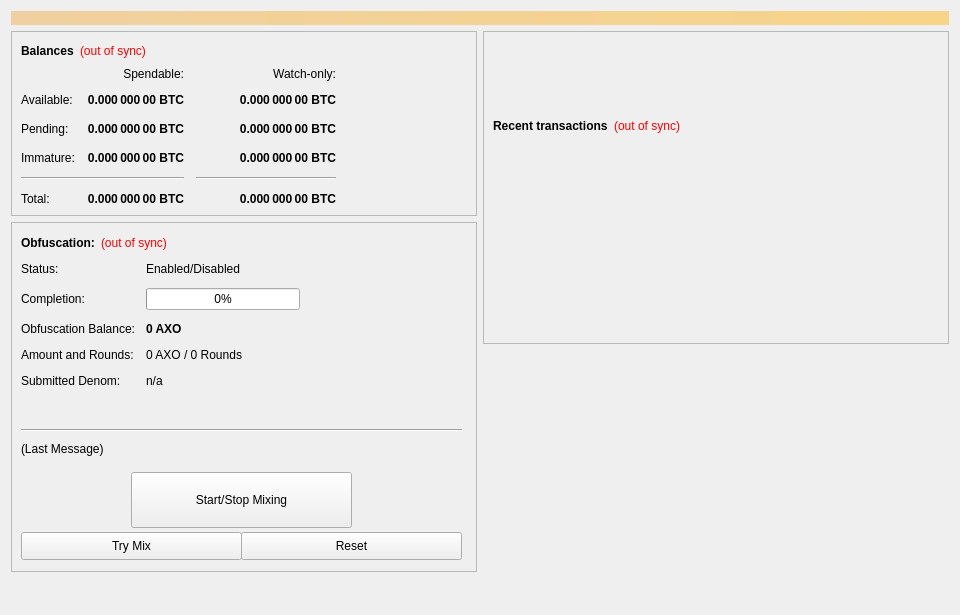
<?xml version="1.0" encoding="UTF-8"?>
<ui version="4.0">
 <class>OverviewPage</class>
 <widget class="QWidget" name="OverviewPage">
  <property name="geometry">
   <rect>
    <x>0</x>
    <y>0</y>
    <width>960</width>
    <height>615</height>
   </rect>
  </property>
  <property name="minimumSize">
   <size>
    <width>960</width>
    <height>0</height>
   </size>
  </property>
  <property name="windowTitle">
   <string>Form</string>
  </property>
  <layout class="QVBoxLayout" name="topLayout">
   <item>
    <widget class="QLabel" name="labelAlerts">
     <property name="visible">
      <bool>false</bool>
     </property>
     <property name="styleSheet">
      <string notr="true">background-color: qlineargradient(x1: 0, y1: 0, x2: 1, y2: 0, stop:0 #F0D0A0, stop:1 #F8D488); color:#000000;</string>
     </property>
     <property name="wordWrap">
      <bool>true</bool>
     </property>
     <property name="margin">
      <number>3</number>
     </property>
    </widget>
   </item>
   <item>
    <layout class="QHBoxLayout" name="horizontalLayout" stretch="1,1">
     <item>
      <layout class="QVBoxLayout" name="verticalLayout_2">
       <item>
        <widget class="QFrame" name="frame">
         <property name="frameShape">
          <enum>QFrame::StyledPanel</enum>
         </property>
         <property name="frameShadow">
          <enum>QFrame::Raised</enum>
         </property>
         <layout class="QVBoxLayout" name="verticalLayout_4">
          <item>
           <layout class="QHBoxLayout" name="horizontalLayout_4">
            <item>
             <widget class="QLabel" name="label_5">
              <property name="font">
               <font>
                <weight>75</weight>
                <bold>true</bold>
               </font>
              </property>
              <property name="text">
               <string>Balances</string>
              </property>
             </widget>
            </item>
            <item>
             <widget class="QLabel" name="labelWalletStatus">
              <property name="cursor">
               <cursorShape>WhatsThisCursor</cursorShape>
              </property>
              <property name="toolTip">
               <string>The displayed information may be out of date. Your wallet automatically synchronizes with the Axo network after a connection is established, but this process has not completed yet.</string>
              </property>
              <property name="styleSheet">
               <string notr="true">QLabel { color: red; }</string>
              </property>
              <property name="text">
               <string notr="true">(out of sync)</string>
              </property>
              <property name="alignment">
               <set>Qt::AlignLeading|Qt::AlignLeft|Qt::AlignVCenter</set>
              </property>
             </widget>
            </item>
            <item>
             <spacer name="horizontalSpacer_3">
              <property name="orientation">
               <enum>Qt::Horizontal</enum>
              </property>
              <property name="sizeHint" stdset="0">
               <size>
                <width>40</width>
                <height>20</height>
               </size>
              </property>
             </spacer>
            </item>
           </layout>
          </item>
          <item>
           <layout class="QGridLayout" name="gridLayout">
            <property name="spacing">
             <number>12</number>
            </property>
            <item row="2" column="2">
             <widget class="QLabel" name="labelWatchPending">
              <property name="font">
               <font>
                <weight>75</weight>
                <bold>true</bold>
               </font>
              </property>
              <property name="cursor">
               <cursorShape>IBeamCursor</cursorShape>
              </property>
              <property name="toolTip">
               <string>Unconfirmed transactions to watch-only addresses</string>
              </property>
              <property name="text">
               <string notr="true">0.000 000 00 BTC</string>
              </property>
              <property name="alignment">
               <set>Qt::AlignRight|Qt::AlignTrailing|Qt::AlignVCenter</set>
              </property>
              <property name="textInteractionFlags">
               <set>Qt::LinksAccessibleByMouse|Qt::TextSelectableByKeyboard|Qt::TextSelectableByMouse</set>
              </property>
             </widget>
            </item>
            <item row="2" column="1">
             <widget class="QLabel" name="labelUnconfirmed">
              <property name="font">
               <font>
                <weight>75</weight>
                <bold>true</bold>
               </font>
              </property>
              <property name="cursor">
               <cursorShape>IBeamCursor</cursorShape>
              </property>
              <property name="toolTip">
               <string>Total of transactions that have yet to be confirmed, and do not yet count toward the spendable balance</string>
              </property>
              <property name="text">
               <string notr="true">0.000 000 00 BTC</string>
              </property>
              <property name="alignment">
               <set>Qt::AlignRight|Qt::AlignTrailing|Qt::AlignVCenter</set>
              </property>
              <property name="textInteractionFlags">
               <set>Qt::LinksAccessibleByMouse|Qt::TextSelectableByKeyboard|Qt::TextSelectableByMouse</set>
              </property>
             </widget>
            </item>
            <item row="3" column="2">
             <widget class="QLabel" name="labelWatchImmature">
              <property name="font">
               <font>
                <weight>75</weight>
                <bold>true</bold>
               </font>
              </property>
              <property name="cursor">
               <cursorShape>IBeamCursor</cursorShape>
              </property>
              <property name="toolTip">
               <string>Staked or masternode rewards in watch-only addresses that has not yet matured</string>
              </property>
              <property name="text">
               <string notr="true">0.000 000 00 BTC</string>
              </property>
              <property name="alignment">
               <set>Qt::AlignRight|Qt::AlignTrailing|Qt::AlignVCenter</set>
              </property>
              <property name="textInteractionFlags">
               <set>Qt::LinksAccessibleByMouse|Qt::TextSelectableByKeyboard|Qt::TextSelectableByMouse</set>
              </property>
             </widget>
            </item>
            <item row="4" column="0" colspan="2">
             <widget class="Line" name="lineSpendableBalance">
              <property name="orientation">
               <enum>Qt::Horizontal</enum>
              </property>
             </widget>
            </item>
            <item row="4" column="2">
             <widget class="Line" name="lineWatchBalance">
              <property name="sizePolicy">
               <sizepolicy hsizetype="Preferred" vsizetype="Fixed">
                <horstretch>0</horstretch>
                <verstretch>0</verstretch>
               </sizepolicy>
              </property>
              <property name="minimumSize">
               <size>
                <width>140</width>
                <height>0</height>
               </size>
              </property>
              <property name="orientation">
               <enum>Qt::Horizontal</enum>
              </property>
             </widget>
            </item>
            <item row="5" column="0">
             <widget class="QLabel" name="labelTotalText">
              <property name="text">
               <string>Total:</string>
              </property>
             </widget>
            </item>
            <item row="3" column="1">
             <widget class="QLabel" name="labelImmature">
              <property name="font">
               <font>
                <weight>75</weight>
                <bold>true</bold>
               </font>
              </property>
              <property name="cursor">
               <cursorShape>IBeamCursor</cursorShape>
              </property>
              <property name="toolTip">
               <string>Staked or masternode rewards that has not yet matured</string>
              </property>
              <property name="text">
               <string notr="true">0.000 000 00 BTC</string>
              </property>
              <property name="alignment">
               <set>Qt::AlignRight|Qt::AlignTrailing|Qt::AlignVCenter</set>
              </property>
              <property name="textInteractionFlags">
               <set>Qt::LinksAccessibleByMouse|Qt::TextSelectableByKeyboard|Qt::TextSelectableByMouse</set>
              </property>
             </widget>
            </item>
            <item row="2" column="3">
             <spacer name="horizontalSpacer_2">
              <property name="orientation">
               <enum>Qt::Horizontal</enum>
              </property>
              <property name="sizeHint" stdset="0">
               <size>
                <width>40</width>
                <height>20</height>
               </size>
              </property>
             </spacer>
            </item>
            <item row="3" column="0">
             <widget class="QLabel" name="labelImmatureText">
              <property name="text">
               <string>Immature:</string>
              </property>
             </widget>
            </item>
            <item row="5" column="1">
             <widget class="QLabel" name="labelTotal">
              <property name="font">
               <font>
                <weight>75</weight>
                <bold>true</bold>
               </font>
              </property>
              <property name="cursor">
               <cursorShape>IBeamCursor</cursorShape>
              </property>
              <property name="toolTip">
               <string>Your current total balance</string>
              </property>
              <property name="text">
               <string notr="true">0.000 000 00 BTC</string>
              </property>
              <property name="alignment">
               <set>Qt::AlignRight|Qt::AlignTrailing|Qt::AlignVCenter</set>
              </property>
              <property name="textInteractionFlags">
               <set>Qt::LinksAccessibleByMouse|Qt::TextSelectableByKeyboard|Qt::TextSelectableByMouse</set>
              </property>
             </widget>
            </item>
            <item row="5" column="2">
             <widget class="QLabel" name="labelWatchTotal">
              <property name="font">
               <font>
                <weight>75</weight>
                <bold>true</bold>
               </font>
              </property>
              <property name="cursor">
               <cursorShape>IBeamCursor</cursorShape>
              </property>
              <property name="toolTip">
               <string>Current total balance in watch-only addresses</string>
              </property>
              <property name="text">
               <string notr="true">0.000 000 00 BTC</string>
              </property>
              <property name="alignment">
               <set>Qt::AlignRight|Qt::AlignTrailing|Qt::AlignVCenter</set>
              </property>
              <property name="textInteractionFlags">
               <set>Qt::LinksAccessibleByMouse|Qt::TextSelectableByKeyboard|Qt::TextSelectableByMouse</set>
              </property>
             </widget>
            </item>
            <item row="0" column="2">
             <widget class="QLabel" name="labelWatchonly">
              <property name="text">
               <string>Watch-only:</string>
              </property>
              <property name="alignment">
               <set>Qt::AlignRight|Qt::AlignTrailing|Qt::AlignVCenter</set>
              </property>
             </widget>
            </item>
            <item row="1" column="0">
             <widget class="QLabel" name="labelBalanceText">
              <property name="text">
               <string>Available:</string>
              </property>
             </widget>
            </item>
            <item row="1" column="1">
             <widget class="QLabel" name="labelBalance">
              <property name="font">
               <font>
                <weight>75</weight>
                <bold>true</bold>
               </font>
              </property>
              <property name="cursor">
               <cursorShape>IBeamCursor</cursorShape>
              </property>
              <property name="toolTip">
               <string>Your current spendable balance</string>
              </property>
              <property name="text">
               <string notr="true">0.000 000 00 BTC</string>
              </property>
              <property name="alignment">
               <set>Qt::AlignRight|Qt::AlignTrailing|Qt::AlignVCenter</set>
              </property>
              <property name="textInteractionFlags">
               <set>Qt::LinksAccessibleByMouse|Qt::TextSelectableByKeyboard|Qt::TextSelectableByMouse</set>
              </property>
             </widget>
            </item>
            <item row="1" column="2">
             <widget class="QLabel" name="labelWatchAvailable">
              <property name="font">
               <font>
                <weight>75</weight>
                <bold>true</bold>
               </font>
              </property>
              <property name="cursor">
               <cursorShape>IBeamCursor</cursorShape>
              </property>
              <property name="toolTip">
               <string>Your current balance in watch-only addresses</string>
              </property>
              <property name="text">
               <string notr="true">0.000 000 00 BTC</string>
              </property>
              <property name="alignment">
               <set>Qt::AlignRight|Qt::AlignTrailing|Qt::AlignVCenter</set>
              </property>
              <property name="textInteractionFlags">
               <set>Qt::LinksAccessibleByMouse|Qt::TextSelectableByKeyboard|Qt::TextSelectableByMouse</set>
              </property>
             </widget>
            </item>
            <item row="2" column="0">
             <widget class="QLabel" name="labelPendingText">
              <property name="text">
               <string>Pending:</string>
              </property>
             </widget>
            </item>
            <item row="0" column="1">
             <widget class="QLabel" name="labelSpendable">
              <property name="text">
               <string>Spendable:</string>
              </property>
              <property name="alignment">
               <set>Qt::AlignRight|Qt::AlignTrailing|Qt::AlignVCenter</set>
              </property>
             </widget>
            </item>
           </layout>
          </item>
         </layout>
        </widget>
       </item>
       <item>
        <widget class="QFrame" name="frameObfuscation">
         <property name="minimumSize">
          <size>
           <width>0</width>
           <height>350</height>
          </size>
         </property>
         <property name="layoutDirection">
          <enum>Qt::LeftToRight</enum>
         </property>
         <property name="frameShape">
          <enum>QFrame::StyledPanel</enum>
         </property>
         <property name="frameShadow">
          <enum>QFrame::Raised</enum>
         </property>
         <widget class="QWidget" name="formLayoutWidget">
          <property name="geometry">
           <rect>
            <x>10</x>
            <y>40</y>
            <width>451</width>
            <height>161</height>
           </rect>
          </property>
          <layout class="QFormLayout" name="formLayout">
           <property name="fieldGrowthPolicy">
            <enum>QFormLayout::AllNonFixedFieldsGrow</enum>
           </property>
           <property name="horizontalSpacing">
            <number>11</number>
           </property>
           <property name="verticalSpacing">
            <number>12</number>
           </property>
           <item row="0" column="0">
            <widget class="QLabel" name="label_6">
             <property name="text">
              <string>Status:</string>
             </property>
            </widget>
           </item>
           <item row="1" column="0">
            <widget class="QLabel" name="label_7">
             <property name="text">
              <string>Completion:</string>
             </property>
            </widget>
           </item>
           <item row="1" column="1">
            <widget class="QProgressBar" name="obfuscationProgress">
             <property name="maximumSize">
              <size>
               <width>154</width>
               <height>16777215</height>
              </size>
             </property>
             <property name="value">
              <number>0</number>
             </property>
            </widget>
           </item>
           <item row="2" column="0">
            <widget class="QLabel" name="labelAnonymizedText">
             <property name="text">
              <string>Obfuscation Balance:</string>
             </property>
            </widget>
           </item>
           <item row="2" column="1">
            <widget class="QLabel" name="labelAnonymized">
             <property name="font">
              <font>
               <weight>75</weight>
               <bold>true</bold>
              </font>
             </property>
             <property name="text">
              <string notr="true">0 AXO</string>
             </property>
            </widget>
           </item>
           <item row="3" column="0">
            <widget class="QLabel" name="label_8">
             <property name="text">
              <string>Amount and Rounds:</string>
             </property>
            </widget>
           </item>
           <item row="3" column="1">
            <widget class="QLabel" name="labelAmountRounds">
             <property name="text">
              <string>0 AXO / 0 Rounds</string>
             </property>
            </widget>
           </item>
           <item row="4" column="0">
            <widget class="QLabel" name="label_9">
             <property name="text">
              <string>Submitted Denom:</string>
             </property>
            </widget>
           </item>
           <item row="4" column="1">
            <widget class="QLabel" name="labelSubmittedDenom">
             <property name="toolTip">
              <string>The denominations you submitted to the Masternode.&lt;br&gt;To mix, other users must submit the exact same denominations.</string>
             </property>
             <property name="text">
              <string>n/a</string>
             </property>
            </widget>
           </item>
           <item row="0" column="1">
            <widget class="QLabel" name="obfuscationEnabled">
             <property name="text">
              <string>Enabled/Disabled</string>
             </property>
            </widget>
           </item>
          </layout>
         </widget>
         <widget class="QPushButton" name="runAutoDenom">
          <property name="geometry">
           <rect>
            <x>251</x>
            <y>17</y>
            <width>1</width>
            <height>1</height>
           </rect>
          </property>
          <property name="palette">
           <palette>
            <active>
             <colorrole role="WindowText">
              <brush brushstyle="SolidPattern">
               <color alpha="255">
                <red>0</red>
                <green>0</green>
                <blue>0</blue>
               </color>
              </brush>
             </colorrole>
             <colorrole role="Button">
              <brush brushstyle="SolidPattern">
               <color alpha="255">
                <red>239</red>
                <green>238</green>
                <blue>238</blue>
               </color>
              </brush>
             </colorrole>
             <colorrole role="Light">
              <brush brushstyle="SolidPattern">
               <color alpha="255">
                <red>255</red>
                <green>255</green>
                <blue>255</blue>
               </color>
              </brush>
             </colorrole>
             <colorrole role="Midlight">
              <brush brushstyle="SolidPattern">
               <color alpha="255">
                <red>247</red>
                <green>246</green>
                <blue>246</blue>
               </color>
              </brush>
             </colorrole>
             <colorrole role="Dark">
              <brush brushstyle="SolidPattern">
               <color alpha="255">
                <red>119</red>
                <green>119</green>
                <blue>119</blue>
               </color>
              </brush>
             </colorrole>
             <colorrole role="Mid">
              <brush brushstyle="SolidPattern">
               <color alpha="255">
                <red>159</red>
                <green>159</green>
                <blue>159</blue>
               </color>
              </brush>
             </colorrole>
             <colorrole role="Text">
              <brush brushstyle="SolidPattern">
               <color alpha="255">
                <red>0</red>
                <green>0</green>
                <blue>0</blue>
               </color>
              </brush>
             </colorrole>
             <colorrole role="BrightText">
              <brush brushstyle="SolidPattern">
               <color alpha="255">
                <red>255</red>
                <green>255</green>
                <blue>255</blue>
               </color>
              </brush>
             </colorrole>
             <colorrole role="ButtonText">
              <brush brushstyle="SolidPattern">
               <color alpha="255">
                <red>0</red>
                <green>0</green>
                <blue>0</blue>
               </color>
              </brush>
             </colorrole>
             <colorrole role="Base">
              <brush brushstyle="SolidPattern">
               <color alpha="255">
                <red>255</red>
                <green>255</green>
                <blue>255</blue>
               </color>
              </brush>
             </colorrole>
             <colorrole role="Window">
              <brush brushstyle="SolidPattern">
               <color alpha="255">
                <red>239</red>
                <green>238</green>
                <blue>238</blue>
               </color>
              </brush>
             </colorrole>
             <colorrole role="Shadow">
              <brush brushstyle="SolidPattern">
               <color alpha="255">
                <red>0</red>
                <green>0</green>
                <blue>0</blue>
               </color>
              </brush>
             </colorrole>
             <colorrole role="AlternateBase">
              <brush brushstyle="SolidPattern">
               <color alpha="255">
                <red>247</red>
                <green>246</green>
                <blue>246</blue>
               </color>
              </brush>
             </colorrole>
             <colorrole role="ToolTipBase">
              <brush brushstyle="SolidPattern">
               <color alpha="255">
                <red>255</red>
                <green>255</green>
                <blue>220</blue>
               </color>
              </brush>
             </colorrole>
             <colorrole role="ToolTipText">
              <brush brushstyle="SolidPattern">
               <color alpha="255">
                <red>0</red>
                <green>0</green>
                <blue>0</blue>
               </color>
              </brush>
             </colorrole>
            </active>
            <inactive>
             <colorrole role="WindowText">
              <brush brushstyle="SolidPattern">
               <color alpha="255">
                <red>0</red>
                <green>0</green>
                <blue>0</blue>
               </color>
              </brush>
             </colorrole>
             <colorrole role="Button">
              <brush brushstyle="SolidPattern">
               <color alpha="255">
                <red>239</red>
                <green>238</green>
                <blue>238</blue>
               </color>
              </brush>
             </colorrole>
             <colorrole role="Light">
              <brush brushstyle="SolidPattern">
               <color alpha="255">
                <red>255</red>
                <green>255</green>
                <blue>255</blue>
               </color>
              </brush>
             </colorrole>
             <colorrole role="Midlight">
              <brush brushstyle="SolidPattern">
               <color alpha="255">
                <red>247</red>
                <green>246</green>
                <blue>246</blue>
               </color>
              </brush>
             </colorrole>
             <colorrole role="Dark">
              <brush brushstyle="SolidPattern">
               <color alpha="255">
                <red>119</red>
                <green>119</green>
                <blue>119</blue>
               </color>
              </brush>
             </colorrole>
             <colorrole role="Mid">
              <brush brushstyle="SolidPattern">
               <color alpha="255">
                <red>159</red>
                <green>159</green>
                <blue>159</blue>
               </color>
              </brush>
             </colorrole>
             <colorrole role="Text">
              <brush brushstyle="SolidPattern">
               <color alpha="255">
                <red>0</red>
                <green>0</green>
                <blue>0</blue>
               </color>
              </brush>
             </colorrole>
             <colorrole role="BrightText">
              <brush brushstyle="SolidPattern">
               <color alpha="255">
                <red>255</red>
                <green>255</green>
                <blue>255</blue>
               </color>
              </brush>
             </colorrole>
             <colorrole role="ButtonText">
              <brush brushstyle="SolidPattern">
               <color alpha="255">
                <red>0</red>
                <green>0</green>
                <blue>0</blue>
               </color>
              </brush>
             </colorrole>
             <colorrole role="Base">
              <brush brushstyle="SolidPattern">
               <color alpha="255">
                <red>255</red>
                <green>255</green>
                <blue>255</blue>
               </color>
              </brush>
             </colorrole>
             <colorrole role="Window">
              <brush brushstyle="SolidPattern">
               <color alpha="255">
                <red>239</red>
                <green>238</green>
                <blue>238</blue>
               </color>
              </brush>
             </colorrole>
             <colorrole role="Shadow">
              <brush brushstyle="SolidPattern">
               <color alpha="255">
                <red>0</red>
                <green>0</green>
                <blue>0</blue>
               </color>
              </brush>
             </colorrole>
             <colorrole role="AlternateBase">
              <brush brushstyle="SolidPattern">
               <color alpha="255">
                <red>247</red>
                <green>246</green>
                <blue>246</blue>
               </color>
              </brush>
             </colorrole>
             <colorrole role="ToolTipBase">
              <brush brushstyle="SolidPattern">
               <color alpha="255">
                <red>255</red>
                <green>255</green>
                <blue>220</blue>
               </color>
              </brush>
             </colorrole>
             <colorrole role="ToolTipText">
              <brush brushstyle="SolidPattern">
               <color alpha="255">
                <red>0</red>
                <green>0</green>
                <blue>0</blue>
               </color>
              </brush>
             </colorrole>
            </inactive>
            <disabled>
             <colorrole role="WindowText">
              <brush brushstyle="SolidPattern">
               <color alpha="255">
                <red>119</red>
                <green>119</green>
                <blue>119</blue>
               </color>
              </brush>
             </colorrole>
             <colorrole role="Button">
              <brush brushstyle="SolidPattern">
               <color alpha="255">
                <red>239</red>
                <green>238</green>
                <blue>238</blue>
               </color>
              </brush>
             </colorrole>
             <colorrole role="Light">
              <brush brushstyle="SolidPattern">
               <color alpha="255">
                <red>255</red>
                <green>255</green>
                <blue>255</blue>
               </color>
              </brush>
             </colorrole>
             <colorrole role="Midlight">
              <brush brushstyle="SolidPattern">
               <color alpha="255">
                <red>247</red>
                <green>246</green>
                <blue>246</blue>
               </color>
              </brush>
             </colorrole>
             <colorrole role="Dark">
              <brush brushstyle="SolidPattern">
               <color alpha="255">
                <red>119</red>
                <green>119</green>
                <blue>119</blue>
               </color>
              </brush>
             </colorrole>
             <colorrole role="Mid">
              <brush brushstyle="SolidPattern">
               <color alpha="255">
                <red>159</red>
                <green>159</green>
                <blue>159</blue>
               </color>
              </brush>
             </colorrole>
             <colorrole role="Text">
              <brush brushstyle="SolidPattern">
               <color alpha="255">
                <red>119</red>
                <green>119</green>
                <blue>119</blue>
               </color>
              </brush>
             </colorrole>
             <colorrole role="BrightText">
              <brush brushstyle="SolidPattern">
               <color alpha="255">
                <red>255</red>
                <green>255</green>
                <blue>255</blue>
               </color>
              </brush>
             </colorrole>
             <colorrole role="ButtonText">
              <brush brushstyle="SolidPattern">
               <color alpha="255">
                <red>119</red>
                <green>119</green>
                <blue>119</blue>
               </color>
              </brush>
             </colorrole>
             <colorrole role="Base">
              <brush brushstyle="SolidPattern">
               <color alpha="255">
                <red>239</red>
                <green>238</green>
                <blue>238</blue>
               </color>
              </brush>
             </colorrole>
             <colorrole role="Window">
              <brush brushstyle="SolidPattern">
               <color alpha="255">
                <red>239</red>
                <green>238</green>
                <blue>238</blue>
               </color>
              </brush>
             </colorrole>
             <colorrole role="Shadow">
              <brush brushstyle="SolidPattern">
               <color alpha="255">
                <red>0</red>
                <green>0</green>
                <blue>0</blue>
               </color>
              </brush>
             </colorrole>
             <colorrole role="AlternateBase">
              <brush brushstyle="SolidPattern">
               <color alpha="255">
                <red>239</red>
                <green>238</green>
                <blue>238</blue>
               </color>
              </brush>
             </colorrole>
             <colorrole role="ToolTipBase">
              <brush brushstyle="SolidPattern">
               <color alpha="255">
                <red>255</red>
                <green>255</green>
                <blue>220</blue>
               </color>
              </brush>
             </colorrole>
             <colorrole role="ToolTipText">
              <brush brushstyle="SolidPattern">
               <color alpha="255">
                <red>0</red>
                <green>0</green>
                <blue>0</blue>
               </color>
              </brush>
             </colorrole>
            </disabled>
           </palette>
          </property>
          <property name="focusPolicy">
           <enum>Qt::NoFocus</enum>
          </property>
          <property name="autoFillBackground">
           <bool>true</bool>
          </property>
          <property name="text">
           <string/>
          </property>
          <property name="flat">
           <bool>true</bool>
          </property>
         </widget>
         <widget class="QPushButton" name="toggleObfuscation">
          <property name="geometry">
           <rect>
            <x>120</x>
            <y>250</y>
            <width>221</width>
            <height>56</height>
           </rect>
          </property>
          <property name="sizePolicy">
           <sizepolicy hsizetype="MinimumExpanding" vsizetype="Fixed">
            <horstretch>0</horstretch>
            <verstretch>0</verstretch>
           </sizepolicy>
          </property>
          <property name="text">
           <string>Start/Stop Mixing</string>
          </property>
         </widget>
         <widget class="Line" name="lineLastMessage">
          <property name="geometry">
           <rect>
            <x>10</x>
            <y>200</y>
            <width>441</width>
            <height>16</height>
           </rect>
          </property>
          <property name="orientation">
           <enum>Qt::Horizontal</enum>
          </property>
         </widget>
         <widget class="QLabel" name="obfuscationStatus">
          <property name="geometry">
           <rect>
            <x>10</x>
            <y>220</y>
            <width>451</width>
            <height>61</height>
           </rect>
          </property>
          <property name="minimumSize">
           <size>
            <width>288</width>
            <height>43</height>
           </size>
          </property>
          <property name="text">
           <string>(Last Message)</string>
          </property>
          <property name="alignment">
           <set>Qt::AlignLeading|Qt::AlignLeft|Qt::AlignTop</set>
          </property>
          <property name="wordWrap">
           <bool>true</bool>
          </property>
         </widget>
         <widget class="QPushButton" name="obfuscationAuto">
          <property name="geometry">
           <rect>
            <x>10</x>
            <y>310</y>
            <width>221</width>
            <height>28</height>
           </rect>
          </property>
          <property name="sizePolicy">
           <sizepolicy hsizetype="MinimumExpanding" vsizetype="Fixed">
            <horstretch>0</horstretch>
            <verstretch>0</verstretch>
           </sizepolicy>
          </property>
          <property name="toolTip">
           <string>Try to manually submit a Obfuscation request.</string>
          </property>
          <property name="text">
           <string>Try Mix</string>
          </property>
         </widget>
         <widget class="QPushButton" name="obfuscationReset">
          <property name="geometry">
           <rect>
            <x>230</x>
            <y>310</y>
            <width>221</width>
            <height>28</height>
           </rect>
          </property>
          <property name="sizePolicy">
           <sizepolicy hsizetype="MinimumExpanding" vsizetype="Fixed">
            <horstretch>0</horstretch>
            <verstretch>0</verstretch>
           </sizepolicy>
          </property>
          <property name="toolTip">
           <string>Reset the current status of Obfuscation (can interrupt Obfuscation if it's in the process of Mixing, which can cost you money!)</string>
          </property>
          <property name="autoFillBackground">
           <bool>false</bool>
          </property>
          <property name="text">
           <string>Reset</string>
          </property>
         </widget>
         <widget class="QWidget" name="layoutWidget">
          <property name="geometry">
           <rect>
            <x>10</x>
            <y>10</y>
            <width>431</width>
            <height>22</height>
           </rect>
          </property>
          <layout class="QHBoxLayout" name="horizontalLayout_5">
           <item>
            <widget class="QLabel" name="label_2">
             <property name="font">
              <font>
               <weight>75</weight>
               <bold>true</bold>
              </font>
             </property>
             <property name="text">
              <string>Obfuscation:</string>
             </property>
            </widget>
           </item>
           <item>
            <widget class="QLabel" name="labelObfuscationSyncStatus">
             <property name="toolTip">
              <string>The displayed information may be out of date. Your wallet automatically synchronizes with the Axo network after a connection is established, but this process has not completed yet.</string>
             </property>
             <property name="styleSheet">
              <string notr="true">QLabel { color: red; }</string>
             </property>
             <property name="text">
              <string notr="true">(out of sync)</string>
             </property>
             <property name="alignment">
              <set>Qt::AlignLeading|Qt::AlignLeft|Qt::AlignVCenter</set>
             </property>
            </widget>
           </item>
           <item>
            <spacer name="horizontalSpacer_4">
             <property name="orientation">
              <enum>Qt::Horizontal</enum>
             </property>
             <property name="sizeHint" stdset="0">
              <size>
               <width>40</width>
               <height>20</height>
              </size>
             </property>
            </spacer>
           </item>
          </layout>
         </widget>
        </widget>
       </item>
       <item>
        <spacer name="verticalSpacer">
         <property name="orientation">
          <enum>Qt::Vertical</enum>
         </property>
         <property name="sizeHint" stdset="0">
          <size>
           <width>20</width>
           <height>40</height>
          </size>
         </property>
        </spacer>
       </item>
      </layout>
     </item>
     <item>
      <layout class="QVBoxLayout" name="verticalLayout_3">
       <item>
        <widget class="QFrame" name="frame_2">
         <property name="frameShape">
          <enum>QFrame::StyledPanel</enum>
         </property>
         <property name="frameShadow">
          <enum>QFrame::Raised</enum>
         </property>
         <layout class="QVBoxLayout" name="verticalLayout">
          <item>
           <spacer name="verticalSpacer_3">
            <property name="orientation">
             <enum>Qt::Vertical</enum>
            </property>
            <property name="sizeType">
             <enum>QSizePolicy::Fixed</enum>
            </property>
            <property name="sizeHint" stdset="0">
             <size>
              <width>20</width>
              <height>75</height>
             </size>
            </property>
           </spacer>
          </item>
          <item>
           <layout class="QHBoxLayout" name="horizontalLayout_2">
            <item>
             <widget class="QLabel" name="label_4">
              <property name="font">
               <font>
                <weight>75</weight>
                <bold>true</bold>
               </font>
              </property>
              <property name="text">
               <string>Recent transactions</string>
              </property>
             </widget>
            </item>
            <item>
             <widget class="QLabel" name="labelTransactionsStatus">
              <property name="cursor">
               <cursorShape>WhatsThisCursor</cursorShape>
              </property>
              <property name="toolTip">
               <string>The displayed information may be out of date. Your wallet automatically synchronizes with the Axo network after a connection is established, but this process has not completed yet.</string>
              </property>
              <property name="styleSheet">
               <string notr="true">QLabel { color: red; }</string>
              </property>
              <property name="text">
               <string notr="true">(out of sync)</string>
              </property>
              <property name="alignment">
               <set>Qt::AlignRight|Qt::AlignTrailing|Qt::AlignVCenter</set>
              </property>
             </widget>
            </item>
            <item>
             <spacer name="horizontalSpacer">
              <property name="orientation">
               <enum>Qt::Horizontal</enum>
              </property>
              <property name="sizeHint" stdset="0">
               <size>
                <width>40</width>
                <height>20</height>
               </size>
              </property>
             </spacer>
            </item>
           </layout>
          </item>
          <item>
           <widget class="QListView" name="listTransactions">
            <property name="styleSheet">
             <string notr="true">QListView { background: transparent; }</string>
            </property>
            <property name="frameShape">
             <enum>QFrame::NoFrame</enum>
            </property>
            <property name="verticalScrollBarPolicy">
             <enum>Qt::ScrollBarAlwaysOff</enum>
            </property>
            <property name="horizontalScrollBarPolicy">
             <enum>Qt::ScrollBarAlwaysOff</enum>
            </property>
            <property name="selectionMode">
             <enum>QAbstractItemView::NoSelection</enum>
            </property>
           </widget>
          </item>
         </layout>
        </widget>
       </item>
       <item>
        <spacer name="verticalSpacer_2">
         <property name="orientation">
          <enum>Qt::Vertical</enum>
         </property>
         <property name="sizeType">
          <enum>QSizePolicy::Expanding</enum>
         </property>
         <property name="sizeHint" stdset="0">
          <size>
           <width>20</width>
           <height>40</height>
          </size>
         </property>
        </spacer>
       </item>
      </layout>
     </item>
    </layout>
   </item>
  </layout>
 </widget>
 <resources/>
 <connections/>
</ui>
